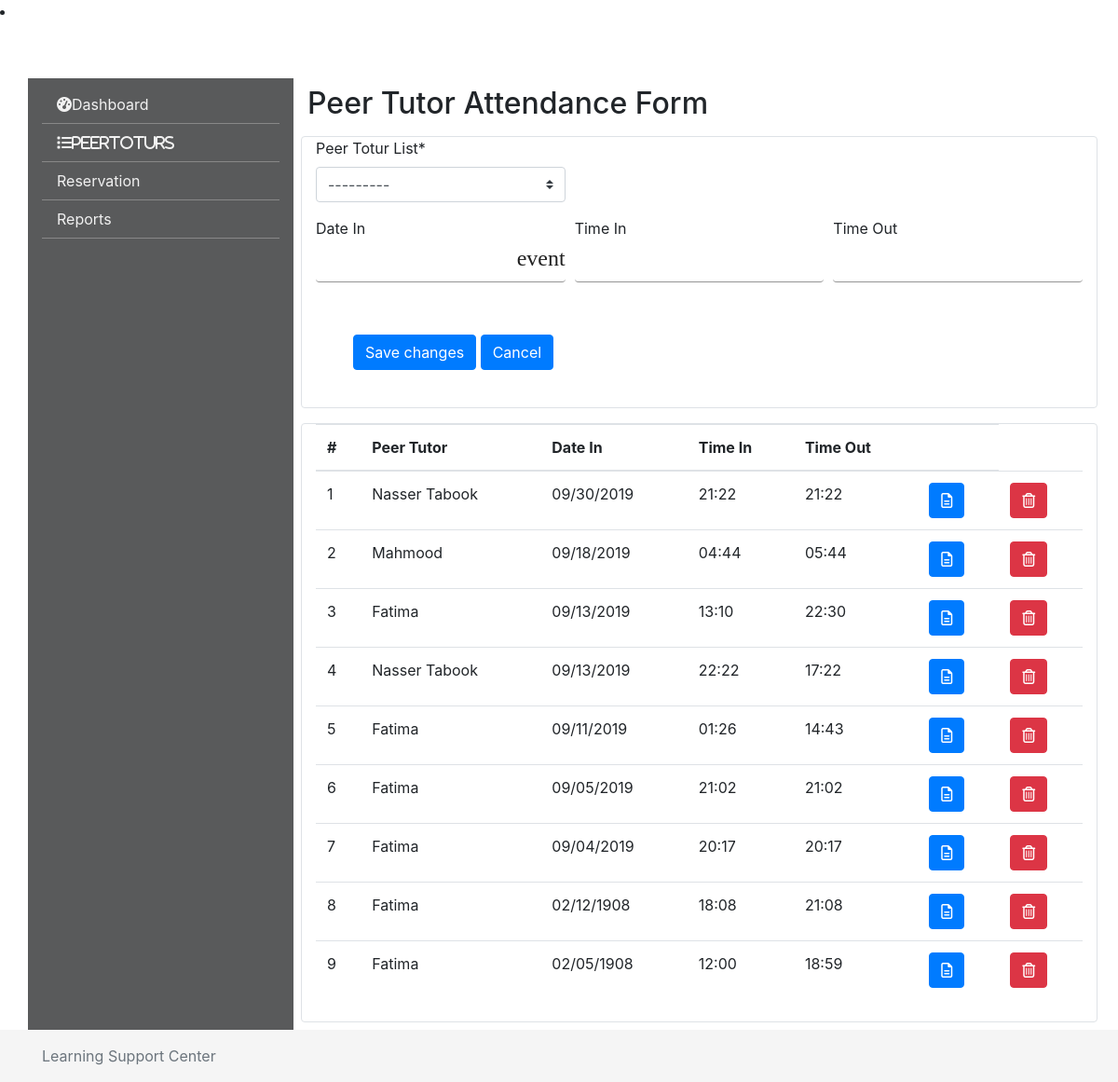
Screenshot of /attendance/attendance_add/ with the database file from the repository.
### peertotur/models.py (models this page shows, shortened)
class Peertotur(models.Model):
    yearofstudy_choices = [
        ('Soph', 'Sopph'),
        ('Jr', 'Jr'),
        ('Sr', 'Sr'),
        ('Grad_Student', 'Grad_Student'),
    ]
    pname = models.CharField(
        verbose_name="Name", max_length=200, null=True, blank=True)
    paddress = models.CharField(
        verbose_name="Address", max_length=200, null=True, blank=True)
    pemail = models.CharField(
        verbose_name="E-mail address", max_length=100, null=True, blank=True)
    pmajor = models.CharField(verbose_name="Major",
                              max_length=100, null=True, blank=True)
    pdep = models.CharField(verbose_name="Department",
                            max_length=100, null=True, blank=True)
    pgpamajor = models.CharField(
        verbose_name="GPA in major", max_length=10, null=True, blank=True)
    pgpacum = models.CharField(
        verbose_name="Cumulative GPA", max_length=10, null=True, blank=True)
    pexgraduate = models.CharField(
        verbose_name="Expected date of Graduation", max_length=20, null=True, blank=True)
    reqdate = models.DateTimeField(auto_now_add=True)
    ptel = models.CharField(
        verbose_name="Tel", max_length=20, null=True, blank=True)
    pgsm = models.CharField(
        verbose_name="GSM", max_length=20, null=True, blank=True)
    yearofstudy = models.CharField(
        verbose_name="Year of Study", max_length=20, choices=yearofstudy_choices, null=True, blank=True)
    pimg = models.ImageField(
        verbose_name="Peer Totur Image", upload_to='peertoturs/img/%Y/%m/%d', null=True, blank=True)
    class Meta:
        ordering = ['-reqdate']  # ordring by reqdate descending
    def __str__(self):
        return self.pname

### attendance/models.py (models this page shows, shortened)
class PeerReg(models.Model):
    pname = models.ForeignKey('peertotur.Peertotur', on_delete=models.CASCADE, verbose_name="Peer Totur List")
    datein = models.CharField(verbose_name="Date In",max_length=20, null=True, blank=True)
    timein=models.CharField(verbose_name="Time In",max_length=20,null=True, blank=True)
    timeout=models.CharField(verbose_name="Time Out",max_length=20,null=True, blank=True)
    class Meta:
        ordering = ['-datein']  # ordring by reqdate descending

### attendance/views.py (the view, shortened to what this page needs)
# urls.py: path('attendance_add/', attendance_add.as_view(),name='attendance_add'),
class attendance_add(CreateView):
    def get(self, request, *args, **kwargs):
        context = {'form': PeerRegForm()}
        context['getAll']=PeerReg.objects.all()  # Default: Model.objects.all()
        return render(request, 'attendance/attendance_add.html', context)

### attendance/templates/attendance/attendance_add.html (shortened to what this page needs)
{% extends "base.html" %}
{% block content%}
{% load crispy_forms_tags %}
<h2>Peer Tutor Attendance Form</h2>
<div class="row">
    <div class="col-12 rounded border m-2 pd-2">
        <form method="post" enctype="multipart/form-data" action="">{% csrf_token %}
            {% crispy form %}
        </form>
    </div>
</div>
<div class="row">
    <div class="col-12 rounded border m-2 pb-2">
    <table class="table">
        <thead>
            <tr>
                <th>#</th>
                <th>Peer Tutor</th>
                <th>Date In</th>
                <th>Time In</th>
                <th> Time Out </th>
                <th></th>
            </tr>
        </thead>
        <tbody>
            {% for f in getAll %}
            <tr>
                <td>{{ forloop.counter }}</td>
                <td>
                     {{ f.pname}}
                </td>
                <td>{{ f.datein }}</td>
                <td>{{ f.timein }}</td>
                <td>{{ f.timeout }}</td>
                <td>
                        <a href="{% url 'attendance:attendance_detail' f.pk %}" class="btn btn-primary " target="_blank"><i class="far fa-file-alt"></i></a>
                    </td>
                <td>
                    <form method="POST" action="{% url 'attendance:attendance_delete' f.pk %}">
                        <a href="{% url 'attendance:attendance_delete' f.pk %}" class="btn btn-danger confirm-delete"
                            title="Delete" data-toggle="modal" data-target="#confirmDeleteModal"
                            id="deleteButton{{f.pk}}">
                                <i class="far fa-trash-alt"></i>
                        </a>
                      </form>
                </td>
            </tr>
            {% endfor %}
        </tbody>
    </table>
    </div>
    </div>
{% endblock %}

### peertotur/static/css/peer.css (style rules this page uses)
.btnnas { padding:20px; margin:20px; }

### rows the page displays
Peertotur: pname "---------"
PeerReg: pname "Nasser Tabook", datein "09/30/2019", timein "21:22", timeout "21:22"
PeerReg: pname "Mahmood", datein "09/18/2019", timein "04:44", timeout "05:44"
PeerReg: pname "Fatima", datein "09/13/2019", timein "13:10", timeout "22:30"
PeerReg: pname "Nasser Tabook", datein "09/13/2019", timein "22:22", timeout "17:22"
PeerReg: pname "Fatima", datein "09/11/2019", timein "01:26", timeout "14:43"
PeerReg: pname "Fatima", datein "09/05/2019", timein "21:02", timeout "21:02"
PeerReg: pname "Fatima", datein "09/04/2019", timein "20:17", timeout "20:17"
PeerReg: pname "Fatima", datein "02/12/1908", timein "18:08", timeout "21:08"
PeerReg: pname "Fatima", datein "02/05/1908", timein "12:00", timeout "18:59"
